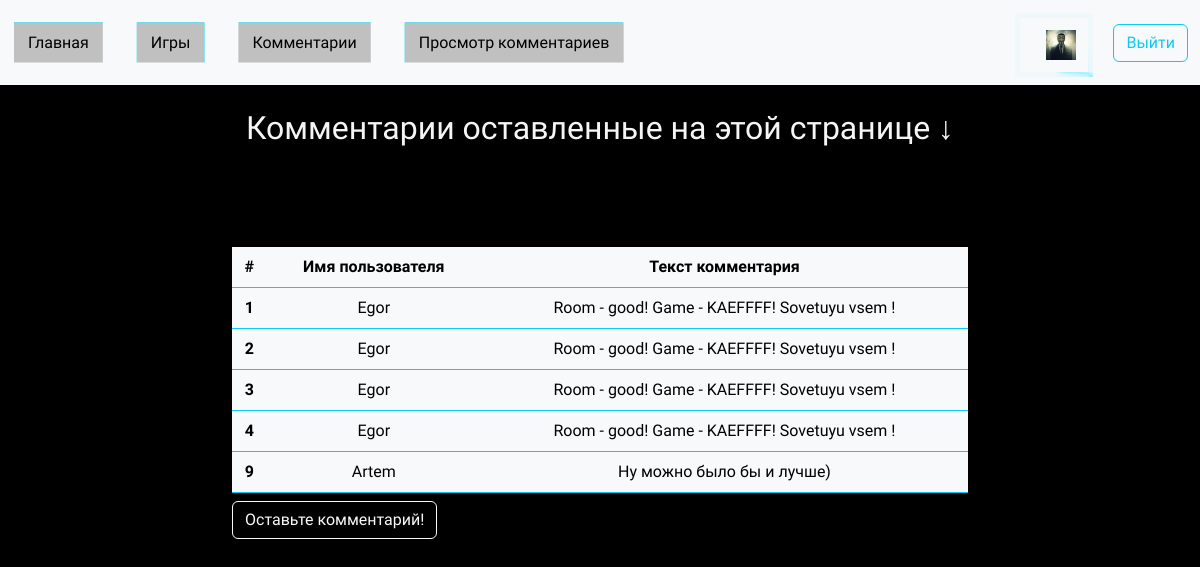
/viewcom/, run on the app's committed database.
### users/models.py (models this page shows, shortened)
class Comments(models.Model):
    nickname = models.CharField('Имя пользователя', max_length=50)
    text = models.TextField('Текст комментария')

### users/views.py (the view)
# urls.py: path('viewcom/', viewComment, name='viewcom'),
def viewComment(request):
    context = Comments.objects.all()
    return render(request, 'users/views_com.html', {'comment':context})

### users/templates/users/views_com.html (shortened to what this page needs)
{% extends 'users/base.html' %}
{% block content %}
<br>
<h2 style="color:whitesmoke">Комментарии оставленные на этой странице ↓</h2>
<div class="table-com table-responsive">
    <table class="table table-light table-hover border-info align-middle">
        <caption><a type="button" class="btn btn-outline-light" href="{% url 'komment' %}">Оставьте комментарий!</a></caption>
        <thead>
            <tr>
                <th scope="col">#</th>
                <th scope="col">Имя пользователя</th>
                <th scope="col">Текст комментария</th>
            </tr>
        </thead>
        <tbody>
            {% for com in comment %}
            <tr>
                <th scope="row">{{com.id}}</th>
                <td>{{com.nickname}}</td>
                <td>{{com.text}}</td>
            </tr>
            {% endfor %}
        </tbody>
    </table>
</div>
{% endblock content %}

### users/templates/users/base.html (shortened to what this page needs)
<!DOCTYPE html>
<html lang="en">
{% load static %}
<head>
    <link href="https://cdn.jsdelivr.net/npm/bootstrap@5.3.1/dist/css/bootstrap.min.css" rel="stylesheet">
    <link rel="stylesheet" href="{% static 'css/style.css' %}">
</head>
<body>
    <header>
        <nav class="navbar navbar-expand-lg bg-body-tertiary">
            <div class="container-fluid">
            <div class="collapse navbar-collapse" id="navbarSupportedContent">
                <ul class="navbar-nav me-auto mb-2 mb-lg-0">
                <li class="nav-item">
                    <a class="nav-link active" aria-current="page" href="{% url 'home' %}">Главная</a>
                </li>
                <li class="nav-item" style="margin-left: 30px;">
                    <a class="nav-link active" aria-current="page" href="{% url 'game' %}">Игры</a>
                </li>
                <li class="nav-item" style="margin-left: 30px;">
                    <a class="nav-link active" aria-current="page" href="{% url 'komment' %}">Комментарии</a>
                </li>
                <li class="nav-item" style="margin-left: 30px;">
                    <a class="nav-link active" aria-current="page" href="{% url 'viewcom' %}">Просмотр комментариев</a>
                </li>
                    </ul>
                    <div class="group_1 wrapper">
                        <div class="profile box">
                            <a href="{% url 'profile' %}"><img width="30px" src="{% static 'img/defoult.jpg' %}" alt="anonymous"></a>
                    </div>
                    <a class="btn btn-outline-info" href="{% url 'auth' %}" style="margin-left: 10px;">Выйти</a>
                    </div>
                </div>
            </div>
        </nav>
    </header>
    <div class="container text-center">
        <div class="row">
            <div class="offset-md-2 col-md-8">
                {% block content %}{% endblock content %}
            </div>
        </div>
    </div>
</body>
</html>

### users/static/css/style.css (style rules this page uses)
body { background-color: black; font-weight: 400 !important; font-family: "Comfortaa", cursive !important; margin: 0; padding: 0; }
.group_1 { display: flex; justify-content: right; align-items: center; }
.profile { margin-top: 5px; margin-right: 10px; }
* { box-sizing: border-box; }
body { font-family: Raleway, sans-serif; text-align: center; margin: 0; }
:root { --d: 2500ms; --angle: 90deg; --gradX: 100%; --gradY: 50%; --c1: rgba(168, 239, 255, 1); --c2: rgba(168, 239, 255, 0.1); }
.box { font-size: 17px; border: 5px solid; padding: 12px; -o-border-image: conic-gradient(from var(--angle), var(--c2), var(--c1) 0.1turn, var(--c1) 0.15turn, var(--c2) 0.25turn) 30; border-image: conic-gradient(from var(--angle), var(--c2), var(--c1) 0.1turn, var(--c1) 0.15turn, var(--c2) 0.25turn) 30; animation: borderRotate var(--d) linear infinite forwards; }
.nav-item { float: left; padding: 0 6px; background: silver; border: 2px solid #04d9ff; transition: -webkit-clip-path 1s linear; transition: clip-path 1s linear; transition: clip-path 1s linear, -webkit-clip-path 1s linear; -webkit-clip-path: polygon(2px 0, 2px 0, 2px 2px, 100% 2px, 100% 2px, calc(100% - 2px) 2px, calc(100% - 2px) 100%, calc(100% - 2px) 100%, calc(100% - 2px) calc(100% - 2px), 0 calc(100% - 2px), 0 calc(100% - 2px), 2px calc(100% - 2px)); clip-path: polygon(2px 0, 2px 0, 2px 2px, 100% 2px, 100% 2px, calc(100% - 2px) 2px, calc(100% - 2px) 100%, calc(100% - 2px) 100%, calc(100% - 2px) calc(100% - 2px), 0 calc(100% - 2px), 0 calc(100% - 2px), 2px calc(100% - 2px)); }
.table-com { margin-top: 100px !important; }

### data on the page
Comments: id "1", nickname "Egor", text "Room - good! Game - KAEFFFF! Sovetuyu vsem !"
Comments: id "2", nickname "Egor", text "Room - good! Game - KAEFFFF! Sovetuyu vsem !"
Comments: id "3", nickname "Egor", text "Room - good! Game - KAEFFFF! Sovetuyu vsem !"
Comments: id "4", nickname "Egor", text "Room - good! Game - KAEFFFF! Sovetuyu vsem !"
Comments: id "9", nickname "Artem", text "Ну можно было бы и лучше)"
